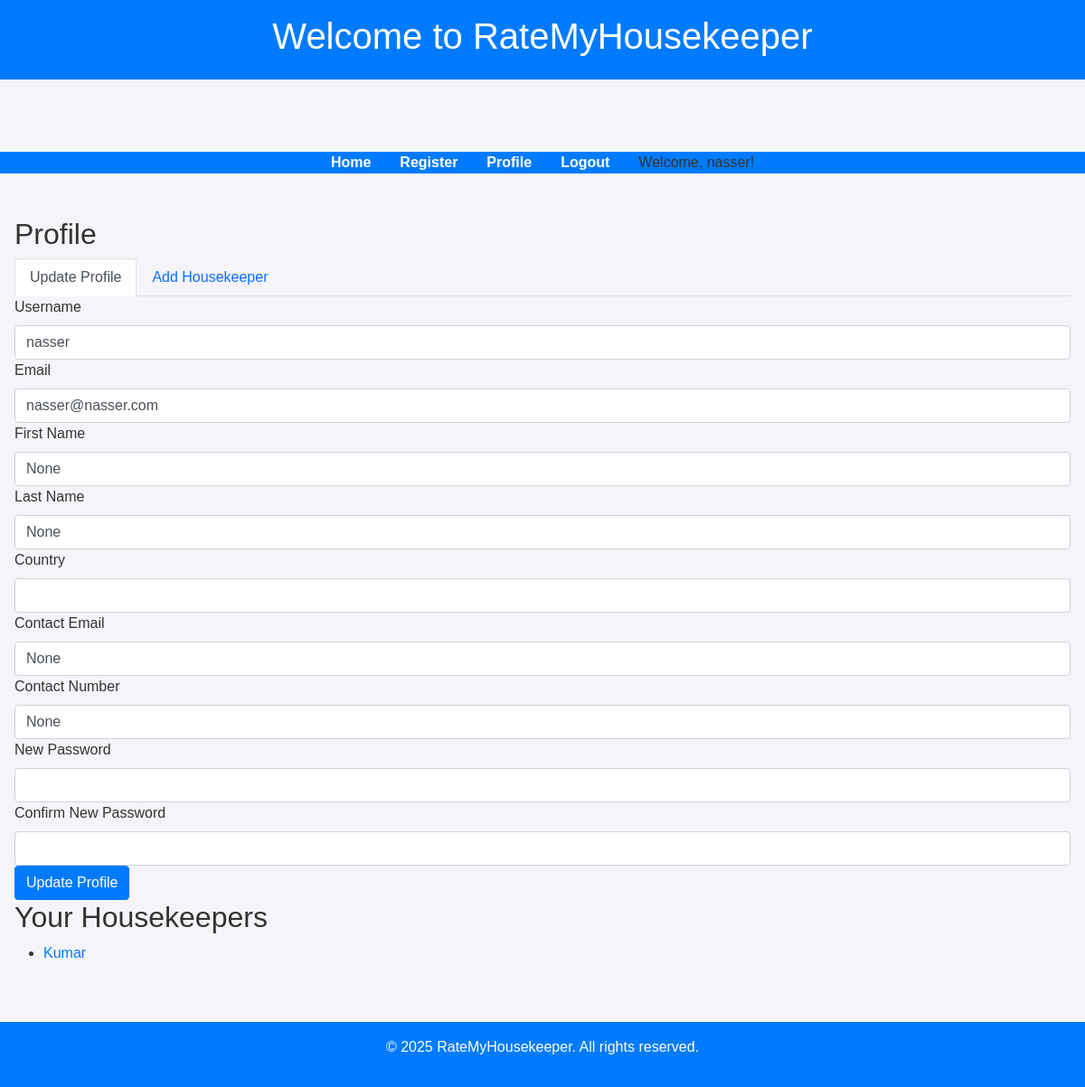
Before: /profile (signed in) with the older database file.
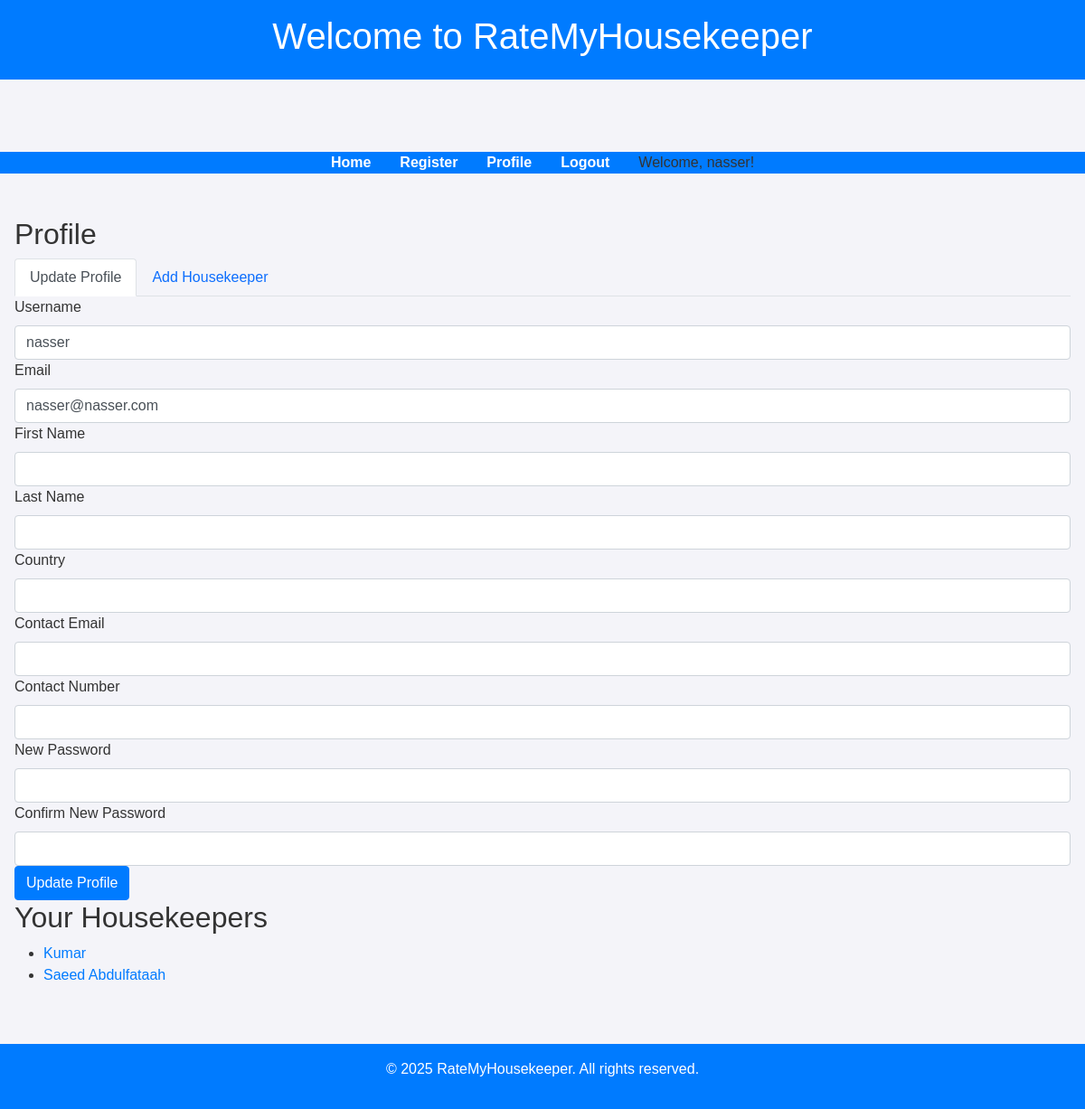
After: the same page with the newer database file.
### app/models.py (models this page shows, shortened)
class User(UserMixin, db.Model):
    id = db.Column(db.Integer, primary_key=True)
    username = db.Column(db.String(150), nullable=False, unique=True)
    email = db.Column(db.String(150), nullable=False, unique=True)
    password = db.Column(db.String(256), nullable=False)  # Store hashed passwords
    first_name = db.Column(db.String(64), nullable=True)
    last_name = db.Column(db.String(64), nullable=True)
    country = db.Column(db.String(64), nullable=True)
    contact_email = db.Column(db.String(120), nullable=True)
    contact_number = db.Column(db.String(20), nullable=True)
    ratings = db.relationship('Rating', back_populates='author', lazy=True, overlaps="user_ratings,author")  # Refined overlaps
    housekeepers = db.relationship('Housekeeper', back_populates='user', lazy=True)

class Housekeeper(db.Model):
    id = db.Column(db.Integer, primary_key=True)
    name = db.Column(db.String(100), nullable=False)
    passport_number = db.Column(db.String(50), unique=True)
    nationality = db.Column(db.String(100))
    working_countries = db.Column(db.String(500), nullable=False)  # Store as a comma-separated string
    note = db.Column(db.Text, nullable=True)
    user_id = db.Column(db.Integer, db.ForeignKey('user.id'), nullable=False)
    user = db.relationship('User', back_populates='housekeepers', lazy=True)
    ratings = db.relationship('Rating', back_populates='evaluated_housekeeper', lazy=True)

### app/routes.py (the view, shortened to what this page needs)
@main.route("/profile", methods=["GET", "POST"])
@login_required
def profile():
    profile_form = ProfileForm()
    housekeeper_form = HousekeeperForm()
    profile_form.username.data = current_user.username
    profile_form.email.data = current_user.email
    profile_form.first_name.data = current_user.first_name
    profile_form.last_name.data = current_user.last_name
    profile_form.country.data = current_user.country
    profile_form.contact_email.data = current_user.contact_email
    profile_form.contact_number.data = current_user.contact_number
    housekeepers = current_user.housekeepers
    return render_template(
        "profile.html",
        profile_form=profile_form,
        housekeeper_form=housekeeper_form,
        housekeepers=housekeepers
    )

### app/forms.py
class ProfileForm(FlaskForm):
    username = StringField('Username', validators=[DataRequired(), Length(min=2, max=20)])
    email = StringField('Email', validators=[DataRequired(), Email()])
    first_name = StringField('First Name', validators=[Optional()])
    last_name = StringField('Last Name', validators=[Optional()])
    country = SelectField("Country", choices=COUNTRIES, validators=[DataRequired()])
    contact_email = StringField('Contact Email', validators=[Optional(), Email()])
    contact_number = StringField('Contact Number', validators=[Optional()])
    password = PasswordField('New Password', validators=[Optional()])
    confirm_password = PasswordField("Confirm New Password")  # Add this field
    submit = SubmitField('Update Profile')

### app/__init__.py (called while the page is built)
@login_manager.user_loader
def load_user(user_id):
    from app.models import User  # Import User model here to avoid circular imports
    return User.query.get(int(user_id))  # Load the user from the database by ID

### app/templates/profile.html (shortened to what this page needs)
{% extends "base.html" %}
{% block content %}
    <h2>Profile</h2>
    <ul class="nav nav-tabs" id="profileTabs" role="tablist">
        <li class="nav-item">
            <a class="nav-link active" id="update-profile-tab" data-toggle="tab" href="#update-profile" role="tab" aria-controls="update-profile" aria-selected="true">Update Profile</a>
        </li>
        <li class="nav-item">
            <a class="nav-link" id="add-housekeeper-tab" data-toggle="tab" href="#add-housekeeper" role="tab" aria-controls="add-housekeeper" aria-selected="false">Add Housekeeper</a>
        </li>
    </ul>
    <div class="tab-content" id="profileTabsContent">
        <div class="tab-pane fade show active" id="update-profile" role="tabpanel" aria-labelledby="update-profile-tab">
            <form method="POST">
                <div>
                    {{ profile_form.username.label }}<br>
                    {{ profile_form.username(class="form-control", value=profile_form.username.data) }}
                </div>
                <div>
                    {{ profile_form.email.label }}<br>
                    {{ profile_form.email(class="form-control", value=profile_form.email.data) }}
                </div>
                <div>
                    {{ profile_form.first_name.label }}<br>
                    {{ profile_form.first_name(class="form-control", value=profile_form.first_name.data) }}
                </div>
                <div>
                    {{ profile_form.last_name.label }}<br>
                    {{ profile_form.last_name(class="form-control", value=profile_form.last_name.data) }}
                </div>
                <div>
                    {{ profile_form.country.label }}<br>
                    {{ profile_form.country(class="form-control", value=profile_form.country.data) }}
                </div>
                <div>
                    {{ profile_form.contact_email.label }}<br>
                    {{ profile_form.contact_email(class="form-control", value=profile_form.contact_email.data) }}
                </div>
                <div>
                    {{ profile_form.contact_number.label }}<br>
                    {{ profile_form.contact_number(class="form-control", value=profile_form.contact_number.data) }}
                </div>
                <div>
                    {{ profile_form.password.label }}<br>
                    {{ profile_form.password(class="form-control") }}
                </div>
                <div>
                    {{ profile_form.confirm_password.label }}<br>
                    {{ profile_form.confirm_password(class="form-control") }}
                </div>
                <div>
                    {{ profile_form.submit(class="btn btn-primary") }}
                </div>
            </form>
        </div>
    </div>
    <h2>Your Housekeepers</h2>
    <ul>
        {% for housekeeper in housekeepers %}
        <li>
            <a href="{{ url_for('main.housekeeper_detail', hk_id=housekeeper.id) }}">{{ housekeeper.name }}</a>
        </li>
        {% endfor %}
    </ul>
{% endblock %}

### app/templates/base.html (shortened to what this page needs)
<!DOCTYPE html>
<html lang="en">
<head>
    <link href="https://cdn.jsdelivr.net/npm/bootstrap@5.3.0/dist/css/bootstrap.min.css" rel="stylesheet">
    <link href="https://cdn.jsdelivr.net/npm/bootstrap@4.6.2/dist/css/bootstrap.min.css" rel="stylesheet">
    <link href="https://cdnjs.cloudflare.com/ajax/libs/font-awesome/5.15.4/css/all.min.css" rel="stylesheet">
    <link rel="stylesheet" href="https://cdnjs.cloudflare.com/ajax/libs/font-awesome/6.0.0-beta3/css/all.min.css">
    <link href="https://cdn.jsdelivr.net/npm/bootstrap@4.6.2/dist/css/bootstrap.min.css" rel="stylesheet">
</head>
<body>
    <header>
        <h1>Welcome to RateMyHousekeeper</h1>
    </header>
        <div class="container mt-3">
        </div>
    <nav>
        <ul>
            <li><a href="{{ url_for('main.home') }}">Home</a></li>
            <li><a href="{{ url_for('main.register') }}">Register</a></li>
            {% if current_user.is_authenticated %}
                <li><a href="{{ url_for('main.profile') }}">Profile</a></li>
                <li><a href="{{ url_for('main.logout') }}">Logout</a></li>
                <li>Welcome, {{ current_user.username }}!</li>
            {% else %}
                <li><a href="{{ url_for('main.login') }}">Login</a></li>
            {% endif %}
        </ul>
    </nav>
    <div class="container">
        {% block content %}{% endblock %}
    </div>
    <footer>
        <p>&copy; 2025 RateMyHousekeeper. All rights reserved.</p>
    </footer>
</body>
</html>

Changed rows visible on the page:
changed User "nasser": first_name "None" → (not shown); last_name "None" → (not shown); contact_email "None" → (not shown); contact_number "None" → (not shown)
added Housekeeper: name "Saeed Abdulfataah"
